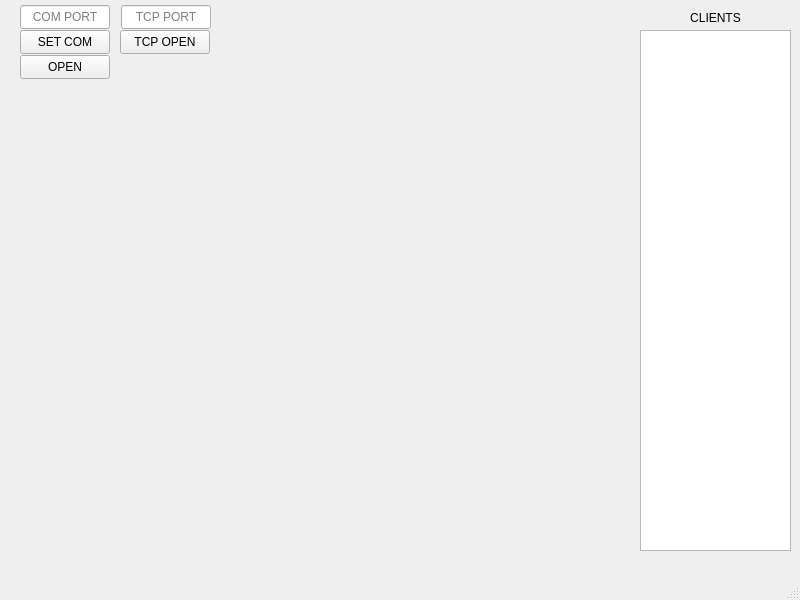
<?xml version="1.0" encoding="UTF-8"?>
<ui version="4.0">
 <class>QForm1</class>
 <widget class="QMainWindow" name="QForm1">
  <property name="geometry">
   <rect>
    <x>0</x>
    <y>0</y>
    <width>800</width>
    <height>600</height>
   </rect>
  </property>
  <property name="windowTitle">
   <string>QForm1</string>
  </property>
  <widget class="QWidget" name="centralwidget">
   <widget class="QWidget" name="widget" native="true">
    <property name="geometry">
     <rect>
      <x>10</x>
      <y>90</y>
      <width>621</width>
      <height>441</height>
     </rect>
    </property>
   </widget>
   <widget class="QPushButton" name="pushButton">
    <property name="geometry">
     <rect>
      <x>20</x>
      <y>30</y>
      <width>90</width>
      <height>24</height>
     </rect>
    </property>
    <property name="text">
     <string>SET COM</string>
    </property>
   </widget>
   <widget class="QPushButton" name="pushButton_2">
    <property name="geometry">
     <rect>
      <x>20</x>
      <y>55</y>
      <width>90</width>
      <height>24</height>
     </rect>
    </property>
    <property name="text">
     <string>OPEN</string>
    </property>
   </widget>
   <widget class="QPushButton" name="pushButton_3">
    <property name="geometry">
     <rect>
      <x>120</x>
      <y>30</y>
      <width>90</width>
      <height>24</height>
     </rect>
    </property>
    <property name="text">
     <string>TCP OPEN</string>
    </property>
   </widget>
   <widget class="QLineEdit" name="lineEdit">
    <property name="geometry">
     <rect>
      <x>20</x>
      <y>5</y>
      <width>90</width>
      <height>24</height>
     </rect>
    </property>
    <property name="alignment">
     <set>Qt::AlignCenter</set>
    </property>
    <property name="readOnly">
     <bool>true</bool>
    </property>
    <property name="placeholderText">
     <string>COM PORT</string>
    </property>
    <property name="cursorMoveStyle">
     <enum>Qt::VisualMoveStyle</enum>
    </property>
   </widget>
   <widget class="QLineEdit" name="lineEdit_2">
    <property name="geometry">
     <rect>
      <x>121</x>
      <y>5</y>
      <width>90</width>
      <height>24</height>
     </rect>
    </property>
    <property name="text">
     <string/>
    </property>
    <property name="alignment">
     <set>Qt::AlignCenter</set>
    </property>
    <property name="placeholderText">
     <string>TCP PORT</string>
    </property>
   </widget>
   <widget class="QListWidget" name="listWidget">
    <property name="geometry">
     <rect>
      <x>640</x>
      <y>30</y>
      <width>151</width>
      <height>521</height>
     </rect>
    </property>
    <property name="viewMode">
     <enum>QListView::IconMode</enum>
    </property>
   </widget>
   <widget class="QLabel" name="label">
    <property name="geometry">
     <rect>
      <x>640</x>
      <y>10</y>
      <width>151</width>
      <height>16</height>
     </rect>
    </property>
    <property name="text">
     <string>CLIENTS</string>
    </property>
    <property name="alignment">
     <set>Qt::AlignCenter</set>
    </property>
   </widget>
  </widget>
  <widget class="QMenuBar" name="menubar">
   <property name="geometry">
    <rect>
     <x>0</x>
     <y>0</y>
     <width>800</width>
     <height>21</height>
    </rect>
   </property>
  </widget>
  <widget class="QStatusBar" name="statusbar"/>
 </widget>
 <resources/>
 <connections/>
</ui>
